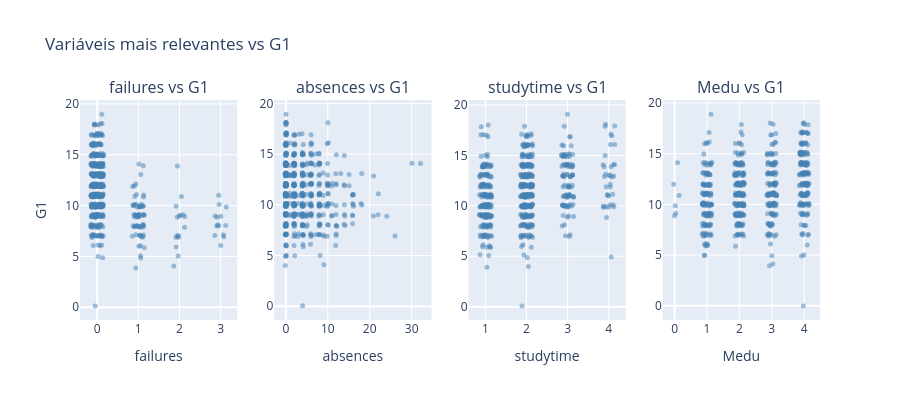

Write notebook code for a chart like this one.
### Code cell
# Scatterplots das variáveis mais correlacionadas
key_vars = ["failures", "absences", "studytime", "Medu"]
fig = make_subplots(rows=1, cols=len(key_vars),
                    subplot_titles=[f"{v} vs G1" for v in key_vars])

for i, v in enumerate(key_vars):
    fig.add_trace(go.Scatter(
        x=df[v] + np.random.uniform(-0.15, 0.15, len(df)),  # jitter
        y=df["G1"] + np.random.uniform(-0.15, 0.15, len(df)),
        mode="markers",
        marker=dict(size=5, opacity=0.5, color="steelblue"),
        showlegend=False
    ), row=1, col=i+1)
    fig.update_xaxes(title_text=v, row=1, col=i+1)

fig.update_yaxes(title_text="G1", row=1, col=1)
fig.update_layout(title_text="Variáveis mais relevantes vs G1", height=400)
fig.show()

### Figure 1 — Plotly figure (JSON) as saved in the notebook; plotly's stock layout.template omitted (floating-point values rounded to 4 significant figures; data arrays with more than 128 entries replaced by an {"elided": "..."} marker saying what was removed)
{"data": [{"marker": {"color": "steelblue", "opacity": 0.5, "size": 5}, "mode": "markers", "showlegend": false, "type": "scatter", "x": {"elided": "649 float values"}, "xaxis": "x", "y": {"elided": "649 float values"}, "yaxis": "y"}, {"marker": {"color": "steelblue", "opacity": 0.5, "size": 5}, "mode": "markers", "showlegend": false, "type": "scatter", "x": {"elided": "649 float values"}, "xaxis": "x2", "y": {"elided": "649 float values"}, "yaxis": "y2"}, {"marker": {"color": "steelblue", "opacity": 0.5, "size": 5}, "mode": "markers", "showlegend": false, "type": "scatter", "x": {"elided": "649 float values"}, "xaxis": "x3", "y": {"elided": "649 float values"}, "yaxis": "y3"}, {"marker": {"color": "steelblue", "opacity": 0.5, "size": 5}, "mode": "markers", "showlegend": false, "type": "scatter", "x": {"elided": "649 float values"}, "xaxis": "x4", "y": {"elided": "649 float values"}, "yaxis": "y4"}], "layout": {"annotations": [{"font": {"size": 16}, "showarrow": false, "text": "failures vs G1", "x": 0.1062, "xanchor": "center", "xref": "paper", "y": 1, "yanchor": "bottom", "yref": "paper"}, {"font": {"size": 16}, "showarrow": false, "text": "absences vs G1", "x": 0.3688, "xanchor": "center", "xref": "paper", "y": 1, "yanchor": "bottom", "yref": "paper"}, {"font": {"size": 16}, "showarrow": false, "text": "studytime vs G1", "x": 0.6313, "xanchor": "center", "xref": "paper", "y": 1, "yanchor": "bottom", "yref": "paper"}, {"font": {"size": 16}, "showarrow": false, "text": "Medu vs G1", "x": 0.8938, "xanchor": "center", "xref": "paper", "y": 1, "yanchor": "bottom", "yref": "paper"}], "height": 400, "title": {"text": "Variáveis mais relevantes vs G1"}, "xaxis": {"anchor": "y", "domain": [0, 0.2125], "title": {"text": "failures"}}, "xaxis2": {"anchor": "y2", "domain": [0.2625, 0.475], "title": {"text": "absences"}}, "xaxis3": {"anchor": "y3", "domain": [0.525, 0.7375], "title": {"text": "studytime"}}, "xaxis4": {"anchor": "y4", "domain": [0.7875, 1], "title": {"text": "Medu"}}, "yaxis": {"anchor": "x", "domain": [0, 1], "title": {"text": "G1"}}, "yaxis2": {"anchor": "x2", "domain": [0, 1]}, "yaxis3": {"anchor": "x3", "domain": [0, 1]}, "yaxis4": {"anchor": "x4", "domain": [0, 1]}}}
